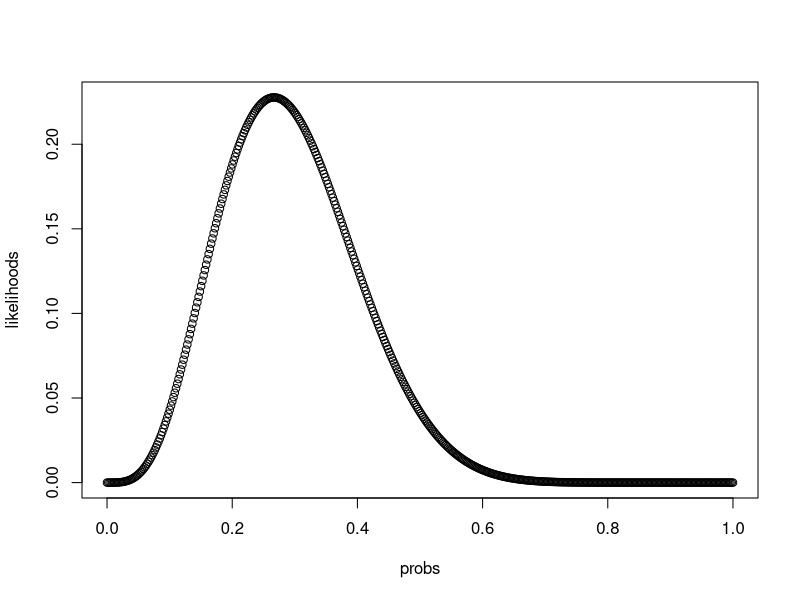
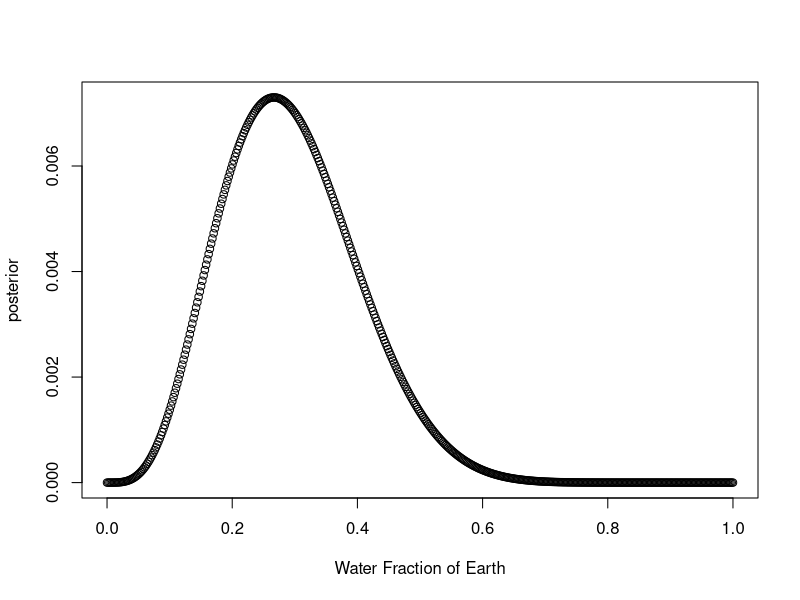
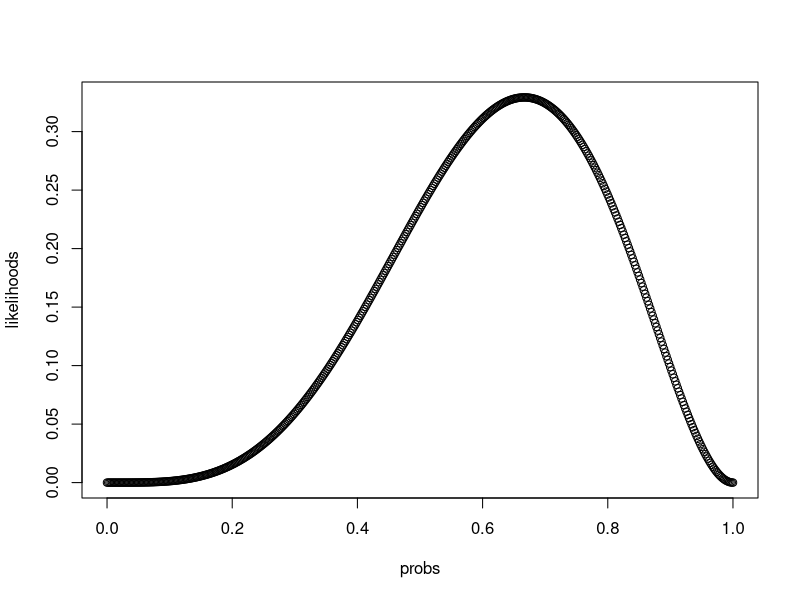
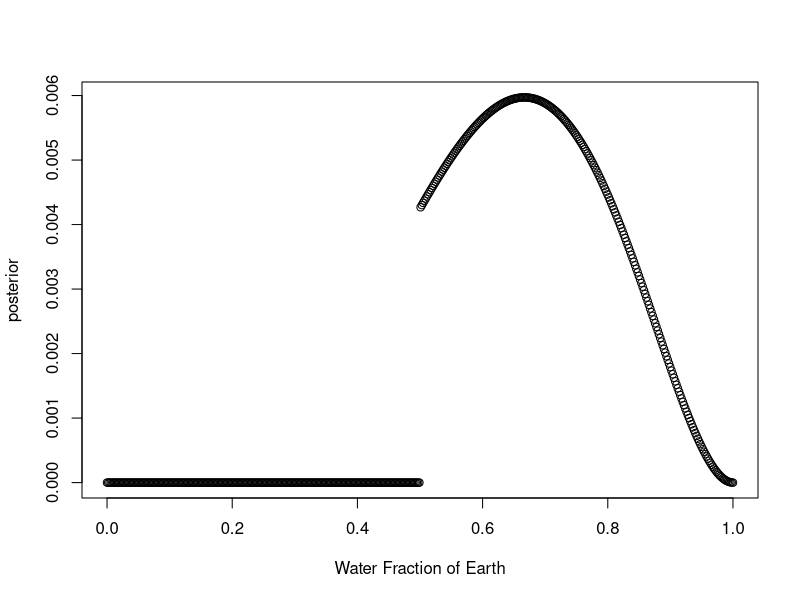

Reproduce these figures in R, in order. (Note: this script raises an error after producing the figures.)


######################
# Question #1
######################

probs<-seq(0,1,length.out=500)

likelihoods<-dbinom(4,15,probs)

plot(probs,likelihoods)

prior<-rep(1/500,500)

posterior<-(likelihoods*prior)/(sum(likelihoods*prior))

plot(probs,posterior,xlab="Water Fraction of Earth")

sum(posterior)


######################
# Question #2
######################

probs<-seq(0,1,length.out=500)

likelihoods<-dbinom(4,6,probs)

plot(probs,likelihoods)

tmp<-rep(0,250)
prior<-rep(1/250,250)
prior<-c(tmp,prior)

posterior<-(likelihoods*prior)/(sum(likelihoods*prior))

plot(probs,posterior,xlab="Water Fraction of Earth")

sum(posterior)

######################
# Question #3
######################

samples<-sample(probs,10000, prob=posterior,replace=TRUE)
PI(samples)
HPDI(samples)


######################
# Optional
######################

sample.size<-1000
num.repeats<-100
prop.water<-0.7

raw.water.results<-rbinom(num.repeats,sample.size,prop.water)
recorded.water.results<-rep(NA,length(raw.water.results))
for(i in 1:length(raw.water.results)){
  recorded.water.results[i]<-rbinom(1,raw.water.results[i],0.8)  
}

estimated.perc.water<-recorded.water.results/sample.size

raw.perc.water<-raw.water.results/sample.size

dens(estimated.perc.water,xlab="Estimated",xlim=c(0,1))
dens(raw.perc.water,xlab="Raw",xlim=c(0,1))
  

mean(estimated.perc.water)
  


